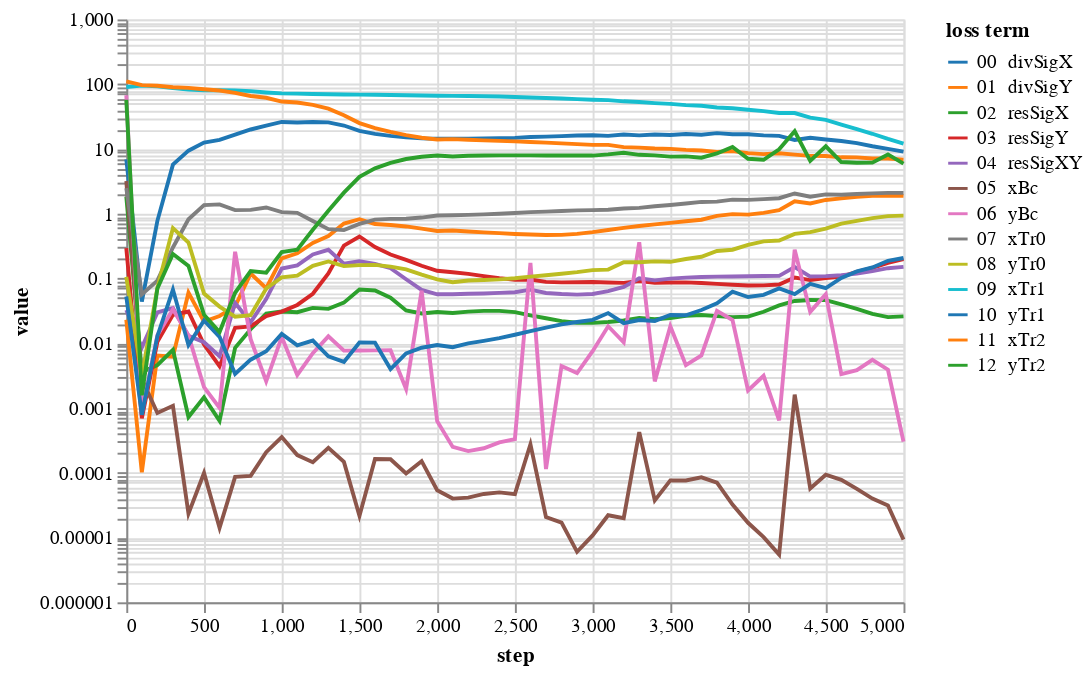

Notebook code cell kept with this figure:
### Code cell
bcNames = ['xBc','yBc','xTr0','yTr0','xTr1','yTr1','xTr2','yTr2']
# lines = alt.Chart(pd.DataFrame({'step':[1000,3000,4000]})).mark_rule(color='gray').encode(x='step:Q')
lossPlot(losshistory, bcNames, dropFirstStep=True)

### Figure 1 — Vega-Lite specification as saved in the notebook (floating-point values rounded to 4 significant figures)
{"config": {"view": {"continuousWidth": 400, "continuousHeight": 300}}, "data": {"name": "data-24b44503a406987e328e1856c241065c"}, "mark": "line", "encoding": {"color": {"type": "nominal", "field": "loss term", "scale": {"scheme": "category10"}, "sort": ["00  divSigX", "01  divSigY", "02  resSigX", "03  resSigY", "04  resSigXY", "05  xBc", "06  yBc", "07  xTr0", "08  yTr0", "09  xTr1", "10  yTr1", "11  xTr2", "12  yTr2"]}, "tooltip": [{"type": "nominal", "field": "loss term"}, {"type": "quantitative", "field": "value"}, {"type": "quantitative", "field": "step"}], "x": {"type": "quantitative", "field": "step"}, "y": {"type": "quantitative", "field": "value", "scale": {"type": "log"}}}, "transform": [{"fold": ["00  divSigX", "01  divSigY", "02  resSigX", "03  resSigY", "04  resSigXY", "05  xBc", "06  yBc", "07  xTr0", "08  yTr0", "09  xTr1", "10  yTr1", "11  xTr2", "12  yTr2"], "as": ["loss term", "value"]}], "$schema": "https://vega.github.io/schema/vega-lite/v4.8.1.json", "datasets": {"data-24b44503a406987e328e1856c241065c": [{"00  divSigX": 6.91, "01  divSigY": 0.02304, "02  resSigX": 1.844, "03  resSigY": 0.2947, "04  resSigXY": 0.03253, "05  xBc": 3.2, "06  yBc": 67.51, "07  xTr0": 2.483, "08  yTr0": 0.1059, "09  xTr1": 90.34, "10  yTr1": 0.05254, "11  xTr2": 110.3, "12  yTr2": 57.56, "step": 0}, {"00  divSigX": 0.04412, "01  divSigY": 0.0001016, "02  resSigX": 0.003584, "03  resSigY": 0.0006952, "04  resSigXY": 0.008566, "05  xBc": 0.002805, "06  yBc": 0.0008524, "07  xTr0": 0.05665, "08  yTr0": 0.003112, "09  xTr1": 95.07, "10  yTr1": 0.0007858, "11  xTr2": 96.57, "12  yTr2": 0.001572, "step": 100}, {"00  divSigX": 0.7768, "01  divSigY": 0.006469, "02  resSigX": 0.00461, "03  resSigY": 0.01051, "04  resSigXY": 0.02997, "05  xBc": 0.0008394, "06  yBc": 0.01335, "07  xTr0": 0.09286, "08  yTr0": 0.07135, "09  xTr1": 92.56, "10  yTr1": 0.01288, "11  xTr2": 94.62, "12  yTr2": 0.07007, "step": 200}, {"00  divSigX": 5.731, "01  divSigY": 0.006212, "02  resSigX": 0.007911, "03  resSigY": 0.02756, "04  resSigXY": 0.03487, "05  xBc": 0.001081, "06  yBc": 0.03337, "07  xTr0": 0.3017, "08  yTr0": 0.5991, "09  xTr1": 87.21, "10  yTr1": 0.06749, "11  xTr2": 89.86, "12  yTr2": 0.2384, "step": 300}, {"00  divSigX": 9.41, "01  divSigY": 0.06042, "02  resSigX": 0.0007254, "03  resSigY": 0.0309, "04  resSigXY": 0.01299, "05  xBc": 2.346e-05, "06  yBc": 0.01322, "07  xTr0": 0.8203, "08  yTr0": 0.3601, "09  xTr1": 82.3, "10  yTr1": 0.009414, "11  xTr2": 87.64, "12  yTr2": 0.156, "step": 400}, {"00  divSigX": 12.52, "01  divSigY": 0.02166, "02  resSigX": 0.001458, "03  resSigY": 0.00954, "04  resSigXY": 0.01038, "05  xBc": 9.931e-05, "06  yBc": 0.002096, "07  xTr0": 1.361, "08  yTr0": 0.05859, "09  xTr1": 80.42, "10  yTr1": 0.02247, "11  xTr2": 83.51, "12  yTr2": 0.02762, "step": 500}, {"00  divSigX": 13.83, "01  divSigY": 0.02637, "02  resSigX": 0.0006325, "03  resSigY": 0.004418, "04  resSigXY": 0.006298, "05  xBc": 1.414e-05, "06  yBc": 0.001005, "07  xTr0": 1.394, "08  yTr0": 0.03683, "09  xTr1": 80.87, "10  yTr1": 0.01257, "11  xTr2": 79.96, "12  yTr2": 0.0149, "step": 600}, {"00  divSigX": 16.59, "01  divSigY": 0.03697, "02  resSigX": 0.008501, "03  resSigY": 0.01736, "04  resSigXY": 0.04191, "05  xBc": 8.653e-05, "06  yBc": 0.2591, "07  xTr0": 1.136, "08  yTr0": 0.02578, "09  xTr1": 80.23, "10  yTr1": 0.003357, "11  xTr2": 73.35, "12  yTr2": 0.06025, "step": 700}, {"00  divSigX": 19.98, "01  divSigY": 0.1192, "02  resSigX": 0.01646, "03  resSigY": 0.01816, "04  resSigXY": 0.02117, "05  xBc": 8.982e-05, "06  yBc": 0.01157, "07  xTr0": 1.148, "08  yTr0": 0.0272, "09  xTr1": 78.09, "10  yTr1": 0.005577, "11  xTr2": 65.81, "12  yTr2": 0.1299, "step": 800}, {"00  divSigX": 22.91, "01  divSigY": 0.07082, "02  resSigX": 0.02864, "03  resSigY": 0.02628, "04  resSigXY": 0.04805, "05  xBc": 0.0002081, "06  yBc": 0.002588, "07  xTr0": 1.248, "08  yTr0": 0.06999, "09  xTr1": 74.57, "10  yTr1": 0.007538, "11  xTr2": 61.68, "12  yTr2": 0.1231, "step": 900}, {"00  divSigX": 26.13, "01  divSigY": 0.2038, "02  resSigX": 0.03086, "03  resSigY": 0.03083, "04  resSigXY": 0.1423, "05  xBc": 0.0003566, "06  yBc": 0.01246, "07  xTr0": 1.057, "08  yTr0": 0.1039, "09  xTr1": 72.08, "10  yTr1": 0.01398, "11  xTr2": 54.01, "12  yTr2": 0.2569, "step": 1000}, {"00  divSigX": 26.13, "01  divSigY": 0.2038, "02  resSigX": 0.03086, "03  resSigY": 0.03083, "04  resSigXY": 0.1423, "05  xBc": 0.0003566, "06  yBc": 0.01246, "07  xTr0": 1.057, "08  yTr0": 0.1039, "09  xTr1": 72.08, "10  yTr1": 0.01398, "11  xTr2": 54.01, "12  yTr2": 0.2569, "step": 1000}, {"00  divSigX": 25.67, "01  divSigY": 0.2448, "02  resSigX": 0.03015, "03  resSigY": 0.03906, "04  resSigXY": 0.1595, "05  xBc": 0.0001874, "06  yBc": 0.003241, "07  xTr0": 1.033, "08  yTr0": 0.1107, "09  xTr1": 71.66, "10  yTr1": 0.009273, "11  xTr2": 52.19, "12  yTr2": 0.2794, "step": 1100}, {"00  divSigX": 26.07, "01  divSigY": 0.3544, "02  resSigX": 0.0352, "03  resSigY": 0.05808, "04  resSigXY": 0.235, "05  xBc": 0.0001459, "06  yBc": 0.007046, "07  xTr0": 0.7738, "08  yTr0": 0.1573, "09  xTr1": 70.57, "10  yTr1": 0.01101, "11  xTr2": 47.87, "12  yTr2": 0.5665, "step": 1200}, {"00  divSigX": 25.77, "01  divSigY": 0.4512, "02  resSigX": 0.03401, "03  resSigY": 0.1196, "04  resSigXY": 0.2775, "05  xBc": 0.0002422, "06  yBc": 0.0128, "07  xTr0": 0.5771, "08  yTr0": 0.1836, "09  xTr1": 69.86, "10  yTr1": 0.00626, "11  xTr2": 42.01, "12  yTr2": 1.112, "step": 1300}, {"00  divSigX": 23.0, "01  divSigY": 0.7043, "02  resSigX": 0.04235, "03  resSigY": 0.3217, "04  resSigXY": 0.1688, "05  xBc": 0.0001473, "06  yBc": 0.007708, "07  xTr0": 0.5593, "08  yTr0": 0.1554, "09  xTr1": 69.46, "10  yTr1": 0.005164, "11  xTr2": 33.23, "12  yTr2": 2.117, "step": 1400}, {"00  divSigX": 19.03, "01  divSigY": 0.8239, "02  resSigX": 0.06765, "03  resSigY": 0.4452, "04  resSigXY": 0.1843, "05  xBc": 2.16e-05, "06  yBc": 0.00774, "07  xTr0": 0.6979, "08  yTr0": 0.161, "09  xTr1": 69.02, "10  yTr1": 0.01027, "11  xTr2": 25.08, "12  yTr2": 3.719, "step": 1500}, {"00  divSigX": 17.11, "01  divSigY": 0.6937, "02  resSigX": 0.06524, "03  resSigY": 0.306, "04  resSigXY": 0.1686, "05  xBc": 0.0001632, "06  yBc": 0.007752, "07  xTr0": 0.8097, "08  yTr0": 0.162, "09  xTr1": 68.67, "10  yTr1": 0.01021, "11  xTr2": 21.02, "12  yTr2": 5.012, "step": 1600}, {"00  divSigX": 15.91, "01  divSigY": 0.671, "02  resSigX": 0.0504, "03  resSigY": 0.2343, "04  resSigXY": 0.144, "05  xBc": 0.000162, "06  yBc": 0.007795, "07  xTr0": 0.8332, "08  yTr0": 0.1523, "09  xTr1": 68.14, "10  yTr1": 0.003997, "11  xTr2": 18.36, "12  yTr2": 6.099, "step": 1700}, {"00  divSigX": 15.1, "01  divSigY": 0.6363, "02  resSigX": 0.03218, "03  resSigY": 0.1939, "04  resSigXY": 0.09728, "05  xBc": 9.767e-05, "06  yBc": 0.001973, "07  xTr0": 0.8371, "08  yTr0": 0.1385, "09  xTr1": 67.62, "10  yTr1": 0.006982, "11  xTr2": 16.31, "12  yTr2": 6.999, "step": 1800}, {"00  divSigX": 14.59, "01  divSigY": 0.5899, "02  resSigX": 0.02886, "03  resSigY": 0.1572, "04  resSigXY": 0.06677, "05  xBc": 0.0001511, "06  yBc": 0.06489, "07  xTr0": 0.8728, "08  yTr0": 0.1148, "09  xTr1": 67.04, "10  yTr1": 0.008528, "11  xTr2": 14.9, "12  yTr2": 7.592, "step": 1900}, {"00  divSigX": 14.4, "01  divSigY": 0.5417, "02  resSigX": 0.03032, "03  resSigY": 0.1318, "04  resSigXY": 0.05699, "05  xBc": 5.379e-05, "06  yBc": 0.0006261, "07  xTr0": 0.9392, "08  yTr0": 0.09719, "09  xTr1": 66.23, "10  yTr1": 0.009387, "11  xTr2": 13.98, "12  yTr2": 7.931, "step": 2000}, {"00  divSigX": 14.4, "01  divSigY": 0.5417, "02  resSigX": 0.03032, "03  resSigY": 0.1318, "04  resSigXY": 0.05699, "05  xBc": 5.379e-05, "06  yBc": 0.0006261, "07  xTr0": 0.9392, "08  yTr0": 0.09719, "09  xTr1": 66.23, "10  yTr1": 0.009387, "11  xTr2": 13.98, "12  yTr2": 7.931, "step": 2000}, {"00  divSigX": 14.4, "01  divSigY": 0.5499, "02  resSigX": 0.02933, "03  resSigY": 0.125, "04  resSigXY": 0.0571, "05  xBc": 3.999e-05, "06  yBc": 0.0002509, "07  xTr0": 0.9476, "08  yTr0": 0.0877, "09  xTr1": 66.11, "10  yTr1": 0.008682, "11  xTr2": 14.19, "12  yTr2": 7.65, "step": 2100}, {"00  divSigX": 14.43, "01  divSigY": 0.5324, "02  resSigX": 0.03082, "03  resSigY": 0.1178, "04  resSigXY": 0.0582, "05  xBc": 4.13e-05, "06  yBc": 0.0002161, "07  xTr0": 0.9583, "08  yTr0": 0.09325, "09  xTr1": 65.67, "10  yTr1": 0.009964, "11  xTr2": 13.85, "12  yTr2": 7.855, "step": 2200}, {"00  divSigX": 14.49, "01  divSigY": 0.5155, "02  resSigX": 0.03163, "03  resSigY": 0.1089, "04  resSigXY": 0.05879, "05  xBc": 4.71e-05, "06  yBc": 0.0002392, "07  xTr0": 0.9778, "08  yTr0": 0.09477, "09  xTr1": 65.13, "10  yTr1": 0.01089, "11  xTr2": 13.58, "12  yTr2": 7.94, "step": 2300}, {"00  divSigX": 14.63, "01  divSigY": 0.501, "02  resSigX": 0.03158, "03  resSigY": 0.1014, "04  resSigXY": 0.06005, "05  xBc": 4.99e-05, "06  yBc": 0.0002943, "07  xTr0": 1.002, "08  yTr0": 0.09674, "09  xTr1": 64.42, "10  yTr1": 0.01203, "11  xTr2": 13.32, "12  yTr2": 7.964, "step": 2400}, {"00  divSigX": 14.86, "01  divSigY": 0.4873, "02  resSigX": 0.03027, "03  resSigY": 0.09585, "04  resSigXY": 0.0614, "05  xBc": 4.676e-05, "06  yBc": 0.000332, "07  xTr0": 1.028, "08  yTr0": 0.1007, "09  xTr1": 63.49, "10  yTr1": 0.01355, "11  xTr2": 13.07, "12  yTr2": 7.954, "step": 2500}, {"00  divSigX": 15.29, "01  divSigY": 0.477, "02  resSigX": 0.02703, "03  resSigY": 0.09626, "04  resSigXY": 0.06737, "05  xBc": 0.0002755, "06  yBc": 0.1741, "07  xTr0": 1.058, "08  yTr0": 0.1071, "09  xTr1": 62.24, "10  yTr1": 0.01534, "11  xTr2": 12.79, "12  yTr2": 7.946, "step": 2600}, {"00  divSigX": 15.49, "01  divSigY": 0.4684, "02  resSigX": 0.02433, "03  resSigY": 0.08865, "04  resSigXY": 0.05975, "05  xBc": 2.067e-05, "06  yBc": 0.0001145, "07  xTr0": 1.08, "08  yTr0": 0.1123, "09  xTr1": 61.25, "10  yTr1": 0.01738, "11  xTr2": 12.53, "12  yTr2": 7.921, "step": 2700}, {"00  divSigX": 15.79, "01  divSigY": 0.4721, "02  resSigX": 0.02191, "03  resSigY": 0.08715, "04  resSigXY": 0.05753, "05  xBc": 1.706e-05, "06  yBc": 0.00446, "07  xTr0": 1.1, "08  yTr0": 0.1184, "09  xTr1": 60.05, "10  yTr1": 0.01955, "11  xTr2": 12.22, "12  yTr2": 7.917, "step": 2800}, {"00  divSigX": 16.14, "01  divSigY": 0.4888, "02  resSigX": 0.02073, "03  resSigY": 0.08754, "04  resSigXY": 0.05637, "05  xBc": 6.024e-06, "06  yBc": 0.003463, "07  xTr0": 1.125, "08  yTr0": 0.1254, "09  xTr1": 58.75, "10  yTr1": 0.02133, "11  xTr2": 11.9, "12  yTr2": 7.919, "step": 2900}, {"00  divSigX": 16.28, "01  divSigY": 0.5189, "02  resSigX": 0.02064, "03  resSigY": 0.08842, "04  resSigXY": 0.05769, "05  xBc": 1.078e-05, "06  yBc": 0.007551, "07  xTr0": 1.137, "08  yTr0": 0.1348, "09  xTr1": 57.52, "10  yTr1": 0.02297, "11  xTr2": 11.58, "12  yTr2": 7.908, "step": 3000}, {"00  divSigX": 15.91, "01  divSigY": 0.5609, "02  resSigX": 0.02132, "03  resSigY": 0.08682, "04  resSigXY": 0.06369, "05  xBc": 2.213e-05, "06  yBc": 0.01829, "07  xTr0": 1.15, "08  yTr0": 0.1373, "09  xTr1": 56.73, "10  yTr1": 0.02924, "11  xTr2": 11.54, "12  yTr2": 8.247, "step": 3100}, {"00  divSigX": 16.7, "01  divSigY": 0.606, "02  resSigX": 0.02246, "03  resSigY": 0.08544, "04  resSigXY": 0.07399, "05  xBc": 1.995e-05, "06  yBc": 0.01034, "07  xTr0": 1.206, "08  yTr0": 0.1787, "09  xTr1": 54.42, "10  yTr1": 0.02043, "11  xTr2": 10.67, "12  yTr2": 8.722, "step": 3200}, {"00  divSigX": 16.2, "01  divSigY": 0.6466, "02  resSigX": 0.0245, "03  resSigY": 0.09164, "04  resSigXY": 0.1009, "05  xBc": 0.0004254, "06  yBc": 0.3631, "07  xTr0": 1.229, "08  yTr0": 0.1783, "09  xTr1": 53.19, "10  yTr1": 0.02281, "11  xTr2": 10.5, "12  yTr2": 8.124, "step": 3300}, {"00  divSigX": 16.73, "01  divSigY": 0.6838, "02  resSigX": 0.0235, "03  resSigY": 0.08573, "04  resSigXY": 0.09346, "05  xBc": 3.744e-05, "06  yBc": 0.002581, "07  xTr0": 1.307, "08  yTr0": 0.1841, "09  xTr1": 51.08, "10  yTr1": 0.02212, "11  xTr2": 10.15, "12  yTr2": 7.955, "step": 3400}, {"00  divSigX": 16.46, "01  divSigY": 0.7229, "02  resSigX": 0.02454, "03  resSigY": 0.08693, "04  resSigXY": 0.09942, "05  xBc": 7.642e-05, "06  yBc": 0.01834, "07  xTr0": 1.362, "08  yTr0": 0.181, "09  xTr1": 49.64, "10  yTr1": 0.02733, "11  xTr2": 10.05, "12  yTr2": 7.611, "step": 3500}, {"00  divSigX": 16.99, "01  divSigY": 0.7659, "02  resSigX": 0.02657, "03  resSigY": 0.08711, "04  resSigXY": 0.1029, "05  xBc": 7.598e-05, "06  yBc": 0.004594, "07  xTr0": 1.436, "08  yTr0": 0.2, "09  xTr1": 47.58, "10  yTr1": 0.02706, "11  xTr2": 9.674, "12  yTr2": 7.699, "step": 3600}, {"00  divSigX": 16.59, "01  divSigY": 0.808, "02  resSigX": 0.02727, "03  resSigY": 0.08532, "04  resSigXY": 0.1053, "05  xBc": 8.523e-05, "06  yBc": 0.006472, "07  xTr0": 1.521, "08  yTr0": 0.2164, "09  xTr1": 46.39, "10  yTr1": 0.03257, "11  xTr2": 9.481, "12  yTr2": 7.329, "step": 3700}, {"00  divSigX": 17.54, "01  divSigY": 0.9269, "02  resSigX": 0.02629, "03  resSigY": 0.08267, "04  resSigXY": 0.107, "05  xBc": 7.068e-05, "06  yBc": 0.03164, "07  xTr0": 1.537, "08  yTr0": 0.2663, "09  xTr1": 43.68, "10  yTr1": 0.04135, "11  xTr2": 9.029, "12  yTr2": 8.524, "step": 3800}, {"00  divSigX": 16.87, "01  divSigY": 0.9872, "02  resSigX": 0.0253, "03  resSigY": 0.08019, "04  resSigXY": 0.1074, "05  xBc": 3.226e-05, "06  yBc": 0.02283, "07  xTr0": 1.649, "08  yTr0": 0.2781, "09  xTr1": 42.55, "10  yTr1": 0.06252, "11  xTr2": 9.273, "12  yTr2": 10.71, "step": 3900}, {"00  divSigX": 16.85, "01  divSigY": 0.9677, "02  resSigX": 0.0258, "03  resSigY": 0.07785, "04  resSigXY": 0.1081, "05  xBc": 1.69e-05, "06  yBc": 0.001873, "07  xTr0": 1.639, "08  yTr0": 0.3294, "09  xTr1": 40.35, "10  yTr1": 0.05178, "11  xTr2": 8.617, "12  yTr2": 7.056, "step": 4000}, {"00  divSigX": 16.21, "01  divSigY": 1.029, "02  resSigX": 0.03061, "03  resSigY": 0.07839, "04  resSigXY": 0.1091, "05  xBc": 1.015e-05, "06  yBc": 0.003145, "07  xTr0": 1.679, "08  yTr0": 0.3736, "09  xTr1": 38.47, "10  yTr1": 0.05601, "11  xTr2": 8.328, "12  yTr2": 6.805, "step": 4100}, {"00  divSigX": 15.92, "01  divSigY": 1.132, "02  resSigX": 0.03844, "03  resSigY": 0.08073, "04  resSigXY": 0.11, "05  xBc": 5.448e-06, "06  yBc": 0.0006461, "07  xTr0": 1.736, "08  yTr0": 0.3862, "09  xTr1": 35.95, "10  yTr1": 0.07039, "11  xTr2": 8.583, "12  yTr2": 9.898, "step": 4200}, {"00  divSigX": 13.8, "01  divSigY": 1.552, "02  resSigX": 0.04495, "03  resSigY": 0.1037, "04  resSigXY": 0.1501, "05  xBc": 0.001611, "06  yBc": 0.2786, "07  xTr0": 2.054, "08  yTr0": 0.4886, "09  xTr1": 35.85, "10  yTr1": 0.05761, "11  xTr2": 8.18, "12  yTr2": 18.78, "step": 4300}, {"00  divSigX": 14.86, "01  divSigY": 1.441, "02  resSigX": 0.0465, "03  resSigY": 0.09464, "04  resSigXY": 0.1071, "05  xBc": 5.717e-05, "06  yBc": 0.03055, "07  xTr0": 1.828, "08  yTr0": 0.5197, "09  xTr1": 30.38, "10  yTr1": 0.08259, "11  xTr2": 7.809, "12  yTr2": 6.565, "step": 4400}, {"00  divSigX": 13.99, "01  divSigY": 1.633, "02  resSigX": 0.04636, "03  resSigY": 0.1015, "04  resSigXY": 0.109, "05  xBc": 9.333e-05, "06  yBc": 0.05721, "07  xTr0": 1.989, "08  yTr0": 0.5892, "09  xTr1": 28.09, "10  yTr1": 0.07094, "11  xTr2": 7.796, "12  yTr2": 11.0, "step": 4500}, {"00  divSigX": 13.27, "01  divSigY": 1.729, "02  resSigX": 0.03984, "03  resSigY": 0.107, "04  resSigXY": 0.1123, "05  xBc": 7.773e-05, "06  yBc": 0.00334, "07  xTr0": 1.963, "08  yTr0": 0.7016, "09  xTr1": 23.75, "10  yTr1": 0.1019, "11  xTr2": 7.431, "12  yTr2": 6.28, "step": 4600}, {"00  divSigX": 12.31, "01  divSigY": 1.828, "02  resSigX": 0.03397, "03  resSigY": 0.1263, "04  resSigXY": 0.1187, "05  xBc": 5.644e-05, "06  yBc": 0.003835, "07  xTr0": 2.021, "08  yTr0": 0.7735, "09  xTr1": 20.28, "10  yTr1": 0.1284, "11  xTr2": 7.422, "12  yTr2": 6.125, "step": 4700}, {"00  divSigX": 11.01, "01  divSigY": 1.887, "02  resSigX": 0.02836, "03  resSigY": 0.1462, "04  resSigXY": 0.1302, "05  xBc": 4.004e-05, "06  yBc": 0.005548, "07  xTr0": 2.058, "08  yTr0": 0.8569, "09  xTr1": 17.16, "10  yTr1": 0.1481, "11  xTr2": 7.134, "12  yTr2": 6.157, "step": 4800}, {"00  divSigX": 10.04, "01  divSigY": 1.914, "02  resSigX": 0.02532, "03  resSigY": 0.1747, "04  resSigXY": 0.1441, "05  xBc": 3.127e-05, "06  yBc": 0.003904, "07  xTr0": 2.097, "08  yTr0": 0.9193, "09  xTr1": 14.28, "10  yTr1": 0.1878, "11  xTr2": 7.108, "12  yTr2": 8.238, "step": 4900}, {"00  divSigX": 9.079, "01  divSigY": 1.89, "02  resSigX": 0.02605, "03  resSigY": 0.1993, "04  resSigXY": 0.1514, "05  xBc": 9.295e-06, "06  yBc": 0.0003022, "07  xTr0": 2.096, "08  yTr0": 0.9332, "09  xTr1": 12.09, "10  yTr1": 0.2072, "11  xTr2": 6.838, "12  yTr2": 5.939, "step": 5000}]}}
